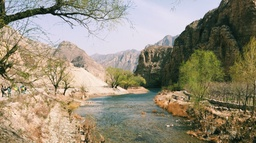
#> input picture test.jpg, 256 x 143 px, shrunk from 500 x 279 before the run, given as the content of the folder datasets/plates/trainA, which was not available
$ python lbp_score.py
#> lines starting #> are read from the running program, lines starting #| are printed output that depends on the picture; pictures that were not available may be replaced by others from this repository, and a replacement may not be noted
### utils.py
import os
import shutil
import matplotlib.pyplot as plt
import numpy as np
from matplotlib.colors import NoNorm
import cv2

def get_dir_filelist_by_extension(dir, ext,with_parent_path=False):
    r = os.listdir(dir)
    file_list = []
    for item in r:
        if item.split('.')[-1] == ext:
            if with_parent_path:
                file_list.append(dir + '/' + item)
            else:
                file_list.append(item)
    return file_list
# [50 lines left out: functions get_dir_subdir, create_new_empty_dir, fixed_length, view_pics, not called in this run]
# [13 lines that do not run on import are left out]

### lbp_score.py
# 根据两组图像一一对应，求纹理相似度值，即LBP-score
import cv2
import numpy as np
import matplotlib.pyplot as plt
import utils
class LBP():
    def __init__(self,img):
        # print(img.shape)
        self.image = img
        self.height,self.width = img.shape
        self.lbp_img = np.zeros(shape=[self.height,self.width])
        self.calc_lbp_img()
        self.calc_lbp_hist()
        self.calc_lbp_uniform()
        # print(self.lbp_img)
    def calc_lbp_img(self):
        for row in range(1,self.height-1):
            for col in range(1,self.width-1):
                p = (row,col)
                pattern = self.get_single_point_lbp_pattern(p,self.image)
                self.lbp_img[row,col]=pattern
        a = self.lbp_img[1:self.height-1:,1:self.width-1]
        self.lbp_img=a.astype(dtype=np.uint8)
        # print(a)
    def get_single_point_lbp_pattern(self,center_point,img):
        '''
        v1|v2|v3
        v8|v0|v4
        v7|v6|v5
        '''
        cp = center_point
        v0 = img[cp[0], cp[1]]#center value
        v1 = img[cp[0] - 1, cp[1] - 1]
        v2 = img[cp[0] - 1, cp[1]]
        v3 = img[cp[0] - 1, cp[1] + 1]
        v4 = img[cp[0], cp[1] + 1]
        v5 = img[cp[0] + 1, cp[1] + 1]
        v6 = img[cp[0] + 1, cp[1]]
        v7 = img[cp[0] + 1, cp[1] - 1]
        v8 = img[cp[0], cp[1] - 1]
        value = [v1,v2,v3,v4,v5,v6,v7,v8]
        pattern = ''
        for v in value:
            if v>=v0:
                pattern+='1'
            else:
                pattern+='0'
        return int(pattern,2) # 转换成十进制模式值输出，范围0～255

    def calc_lbp_hist(self):
        h = cv2.calcHist([self.lbp_img],[0],None,[256],[0,256])
        hist = np.histogram(self.lbp_img,bins=256)
        self.hist = h#[1:-1]#ist[0][1:-1]# 去除lbp值为0和255的数据
    def calc_lbp_uniform(self):
        d = [0, 1, 2, 3, 4, 6, 7, 8, 12, 14, 15, 16, 24, 28, 30, 31, 32, 48, 56, 60, 62, 63, 64, 96, 112, 120, 124, 126, 127, 128, 129, 131, 135, 143, 159, 191, 192, 193, 195, 199, 207, 223, 224, 225, 227, 231, 239, 240, 241, 243, 247, 248, 249, 251, 252, 253, 254, 255]

        # 不包含0，255两种模式
        # d = [ 1, 2, 3, 4, 6, 7, 8, 12, 14, 15, 16, 24, 28, 30, 31, 32, 48, 56, 60, 62, 63, 64, 96, 112, 120, 124, 126, 127, 128, 129, 131, 135, 143, 159, 191, 192, 193, 195, 199, 207, 223, 224, 225, 227, 231, 239, 240, 241, 243, 247, 248, 249, 251, 252, 253, 254]
        # h_uniform = np.zeros(shape=[len(d),1])
        h_uniform = []
        for index in d:
            v = self.hist[index,0]
            h_uniform.append(v)

        self.uniform_lbp = np.expand_dims(np.array(h_uniform),1)
    def get_lbp_img(self):
        return self.lbp_img
    def get_lbp_hist(self):
        return self.hist
    def get_uniform_lbp_hist(self):
        return self.uniform_lbp

class LBP_Score():
    def __init__(self,folder_A,folder_B):
        # folder A and folder B should have exactly the same content's file name
        self.folder_A = folder_A
        self.folder_B = folder_B
        self.list_A = utils.get_dir_filelist_by_extension(folder_A,'jpg')
        self.list_B = utils.get_dir_filelist_by_extension(folder_B,'jpg')
        if self.list_A!=self.list_B:
            print('两个文件夹内容不符！')
            exit()
        else:
            self.start()
#> in start, `imgA = cv2.imread(self.folder_A+'/'+self.list_A[i],flags=cv2.IMREAD_GR..`:
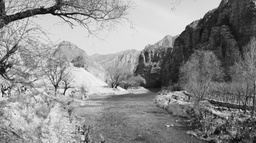
#> imgA: shape (143, 256); min 2, max 248, mean 139.5
    def start(self):
        rous = []
        for i in range(len(self.list_A)):
            print('calculating img:',i)
            imgA = cv2.imread(self.folder_A+'/'+self.list_A[i],flags=cv2.IMREAD_GRAYSCALE)
            imgB = cv2.imread(self.folder_B+'/'+self.list_B[i],flags=cv2.IMREAD_GRAYSCALE)
            lA = LBP(imgA)
#> the loop in calc_lbp_img, `for row in range(1,self.height-1):` made 141 passes
#> after the loop in calc_lbp_img, `for row in range(1,self.height-1):`:
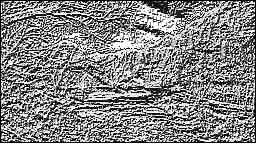
#> self.lbp_img: shape (143, 256) float64; min 0, max 255, mean 132
#> in calc_lbp_img, `a = self.lbp_img[1:self.height-1:,1:self.width-1]`:
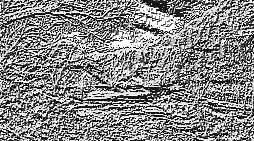
#> a: shape (141, 254) float64; min 0, max 255, mean 134.9
            lB = LBP(imgB)
            histA = lA.get_uniform_lbp_hist()
            histB = lB.get_uniform_lbp_hist()
            rou = cv2.compareHist(histA, histB, method=cv2.HISTCMP_CORREL)
            rous.append(rou)
            # if i == 10:
            #     break
        r = np.array(rous)
        self.mean = np.mean(r)
    def get_lbp_score(self):
        return self.mean

if __name__ == '__main__':
    ls = LBP_Score('datasets/plates/trainA','translation')
    s = ls.get_lbp_score()
    print('lbp score:',round(s,4))
#| lbp score: 1.0
    pass
    # [17 lines of commented-out code are left out]
